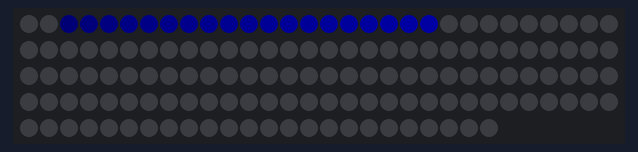
Bench run of a program on a simulated Arduino Pro Mini, built with avr-gcc and run on an emulated ATmega328P. Shown: 144 RGB LEDs in strip order, left to right, continuing on the next row. Dim RGB values are drawn brighter than linear.

Above: at 0.16 s.
At 4.75 s:
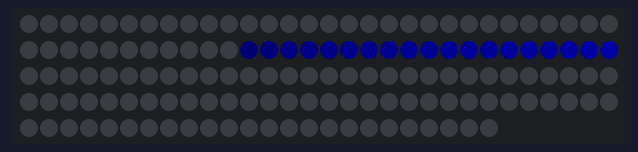
At 9.34 s:
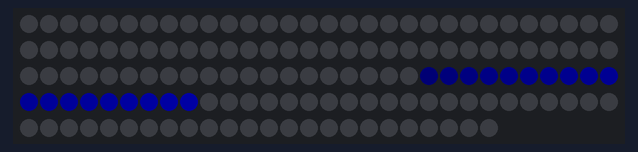
At 19.44 s:
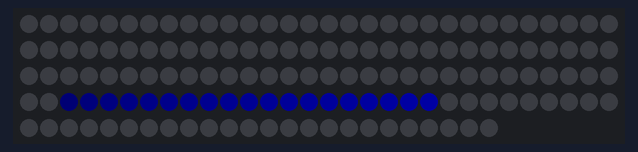
At 29.54 s:
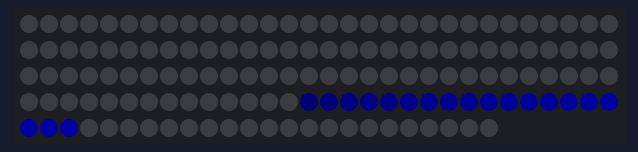
At 39.63 s:
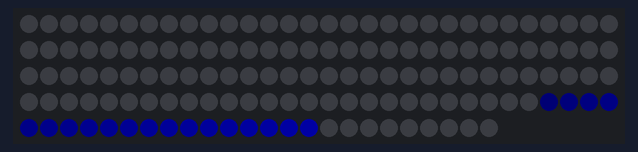

The program:

main.cpp
```cpp
/*Balayage k200*/

/*
strip.setPixelColor(led, strip.Color(255, 0, 0));
    strip.show();
*/

#include "Adafruit_NeoPixel.h"
#define PIN 13
#define NUMPIXELS 144
Adafruit_NeoPixel strip (NUMPIXELS, PIN, NEO_GRB + NEO_KHZ800);
int power =100;
int qlenght = 20;
int qstep = power/qlenght;

void setup() {
   strip.begin();
   strip.setBrightness(power);  // luminosité de la LED (maximum 255)
   Serial.begin(9600);
}


void loop() {

  for (int led =21;led < NUMPIXELS;led++){
    for (int q =20 ;q > 0;q--){
      strip.setPixelColor(led-q, strip.Color(0, 0, power-int(q*qstep)));
    }
    strip.show();
    delay(10);
    strip.clear();
  }

  for (int i =NUMPIXELS-1;i > 0;i--){

  }

}
```
